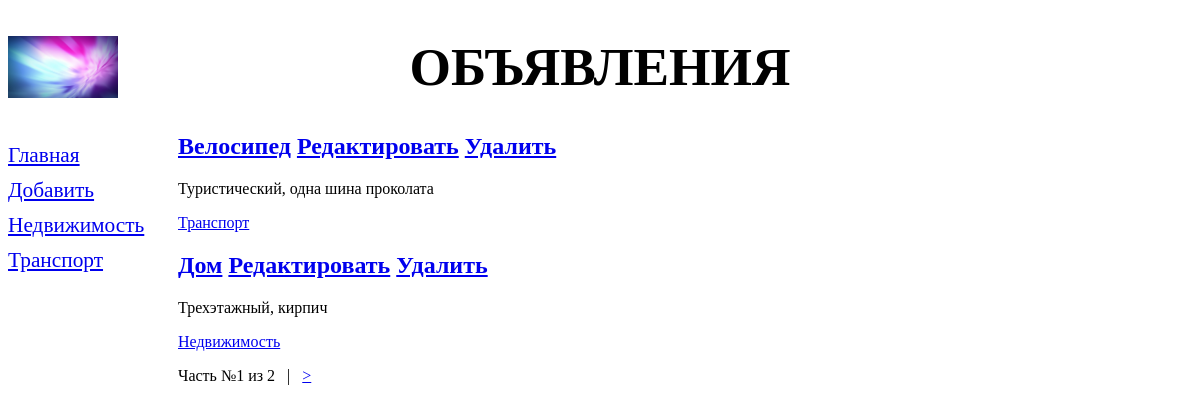
Page /bboard/ on the earlier database version.
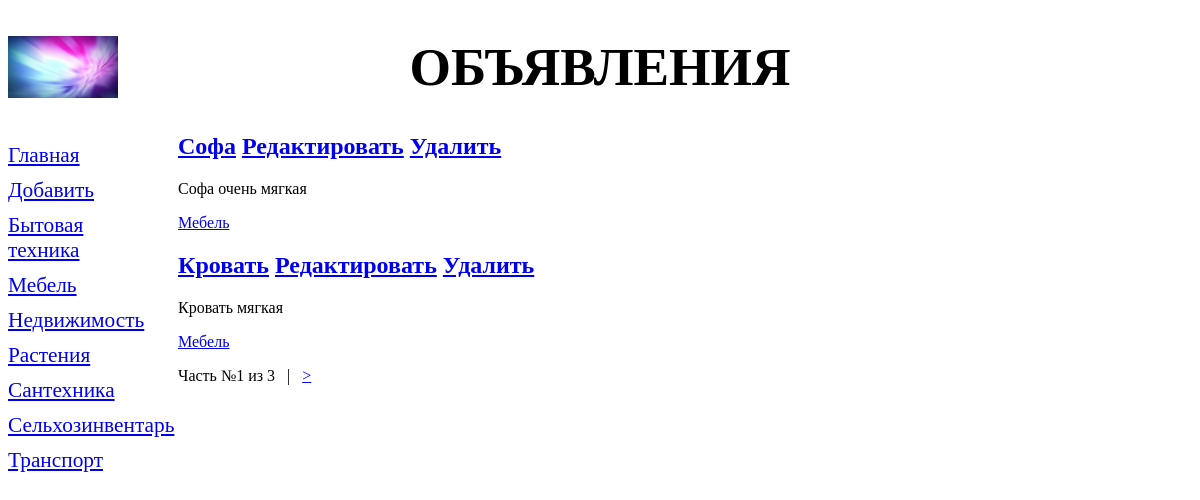
Same page on the later database version.
### bboard/models.py (models this page shows, shortened)
class Rubric(models.Model):
    name = models.CharField(max_length=20, db_index=True,verbose_name='Название')
    order = models.SmallIntegerField(default=0, db_index=True)
    class Meta:
        verbose_name_plural='Рубрики'
        verbose_name='Рубрика'
        ordering=['order','name']

class Bb(models.Model):
    title = models.CharField(max_length=50, verbose_name='Товар')
    content = models.TextField(null=True, blank=True, verbose_name='Описание')
    price = models.FloatField(null=True, blank=True, verbose_name='Цена')
    published = models.DateTimeField(auto_now_add=True, db_index=True,
        verbose_name='Опубликовано')
    rubric = models.ForeignKey('Rubric', null=True, on_delete=models.PROTECT,
        verbose_name='Рубрика')
    class Meta:
        verbose_name_plural='Объявления'
        verbose_name='Объявление'
        ordering=['-published']

### bboard/views.py (the view)
# urls.py: path('', index, name='index'),
def index(request):
    bbs= Bb.objects.all()
    rubrics = Rubric.objects.all()
    paginator = Paginator(bbs, 2)
    if 'page' in request.GET:
        page_num = request.GET['page']
    else:
        page_num = 1
    page = paginator.get_page(page_num)
    context={'rubrics':rubrics, 'page': page, 'bbs': page.object_list}
    return TemplateResponse(request, 'bboard/index.html', context)

### bboard/templates/bboard/index.html (shortened to what this page needs)
{% extends "layout/basic.html"%}
{% block content %}
{% for bb in bbs%}
<div class="b">
    <h2><a href="{% url 'detail' pk=bb.pk %}">{{ bb.title }}</a>
        <a href="{% url 'edit' pk=bb.pk %}">Редактировать</a>
        <a href="{% url 'delete' pk=bb.pk %}">Удалить</a>
    </h2>
    <p>{{ bb.content }}</p>
    <p><a href="{% url 'by_rubric' bb.rubric.pk %}">{{ bb.rubric.name }}</a></p>
</div>
{% endfor %}
<div>
    Часть №{{ page.number }} из {{ page.paginator.num_pages }}
    {% if page.has_next %}
    &nbsp;&nbsp;|&nbsp;&nbsp;
    <a href="?page={{ page.next_page_number }}">&gt;</a>
    {% endif %}
</div>
{% endblock %}

### bboard/templates/layout/basic.html (shortened to what this page needs)
{% load static %}
<!DOCTYPE html>
<html>
    <head>
        <link rel="stylesheet" type="text/css" href="{% static 'bboard/style.css' %}">
    </head>
    <body>
        <header>
            <h1>Объявления</h1>
        </header>
        <nav>
            <a href="{% url 'index' %}">Главная</a>
            <a href="{% url 'add' %}">Добавить</a>
            {% for rubric in rubrics %}
            <a href="{% url 'by_rubric' rubric.pk %}">{{ rubric.name }}</a>
            {% endfor %}
        </nav>
        <div class="a">
            {% block content %}
            {% endblock %}
        </div>
    </body>
</html>

### bboard/static/bboard/style.css (style rules this page uses)
header h1 { font-size: 40pt; text-transform: uppercase; text-align: center; background: url('bg.jpg') left / auto 100% no-repeat; }
nav { font-size: 16pt; width: 150px; float: left; }
nav a { display: block; margin: 10px 0px; }
.a { margin-left: 170px; }

Differences in the rows shown:
no longer on this page (row unchanged): Bb: title "Велосипед", content "Туристический, одна шина проколата", rubric.name "Транспорт"
no longer on this page (row unchanged): Bb: title "Дом", content "Трехэтажный, кирпич", rubric.name "Недвижимость"
added Rubric: name "Бытовая техника"
added Rubric: name "Мебель"
added Rubric: name "Растения"
added Rubric: name "Сантехника"
added Rubric: name "Сельхозинвентарь"
added Bb: title "Софа", content "Софа очень мягкая", rubric.name "Мебель"
added Bb: title "Кровать", content "Кровать мягкая", rubric.name "Мебель"
Other differences:
{{ page.paginator.num_pages }}: "2" → "3"
